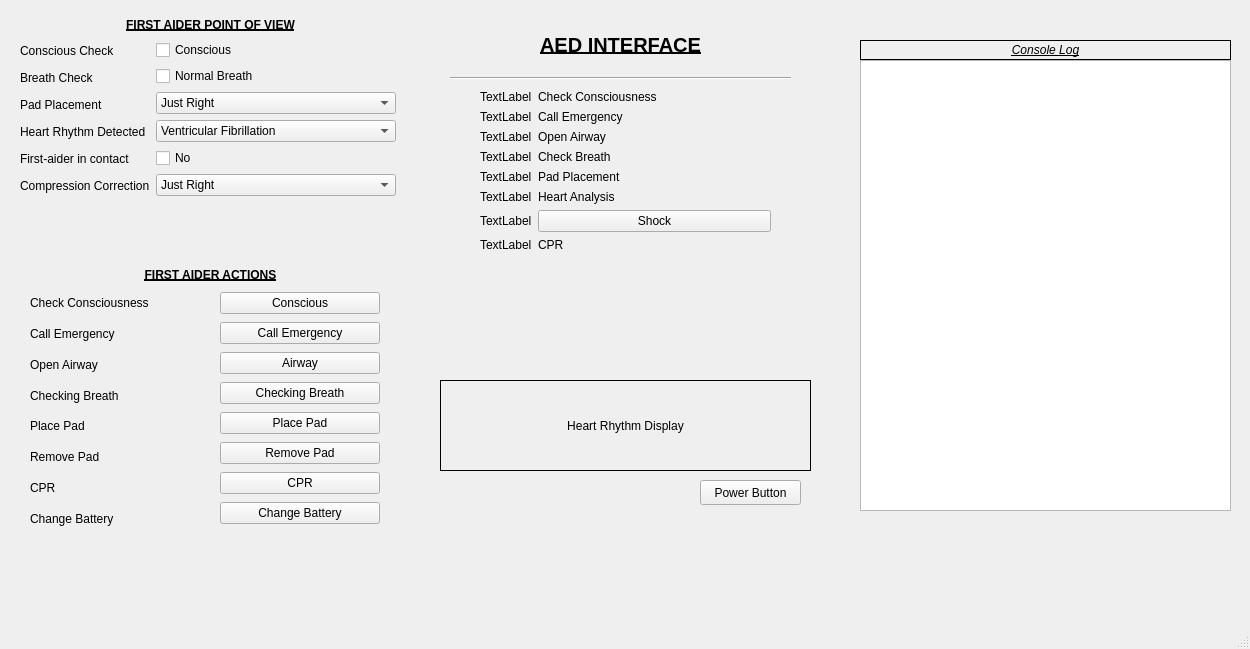
<?xml version="1.0" encoding="UTF-8"?>
<ui version="4.0">
 <class>MainWindow</class>
 <widget class="QMainWindow" name="MainWindow">
  <property name="geometry">
   <rect>
    <x>0</x>
    <y>0</y>
    <width>1250</width>
    <height>649</height>
   </rect>
  </property>
  <property name="windowTitle">
   <string>MainWindow</string>
  </property>
  <widget class="QWidget" name="centralwidget">
   <widget class="QWidget" name="formLayoutWidget">
    <property name="geometry">
     <rect>
      <x>480</x>
      <y>90</y>
      <width>291</width>
      <height>281</height>
     </rect>
    </property>
    <layout class="QFormLayout" name="formLayout">
     <item row="1" column="0">
      <widget class="QLabel" name="label_2">
       <property name="text">
        <string>TextLabel</string>
       </property>
      </widget>
     </item>
     <item row="1" column="1">
      <widget class="QLabel" name="consciousLabel">
       <property name="text">
        <string>Check Consciousness</string>
       </property>
      </widget>
     </item>
     <item row="2" column="0">
      <widget class="QLabel" name="label_3">
       <property name="text">
        <string>TextLabel</string>
       </property>
      </widget>
     </item>
     <item row="2" column="1">
      <widget class="QLabel" name="emergencyLabel">
       <property name="text">
        <string>Call Emergency</string>
       </property>
      </widget>
     </item>
     <item row="3" column="0">
      <widget class="QLabel" name="label_4">
       <property name="text">
        <string>TextLabel</string>
       </property>
      </widget>
     </item>
     <item row="3" column="1">
      <widget class="QLabel" name="airwayLabel">
       <property name="text">
        <string>Open Airway</string>
       </property>
      </widget>
     </item>
     <item row="4" column="0">
      <widget class="QLabel" name="label_5">
       <property name="text">
        <string>TextLabel</string>
       </property>
      </widget>
     </item>
     <item row="4" column="1">
      <widget class="QLabel" name="breathLabel">
       <property name="text">
        <string>Check Breath</string>
       </property>
      </widget>
     </item>
     <item row="5" column="0">
      <widget class="QLabel" name="label_6">
       <property name="text">
        <string>TextLabel</string>
       </property>
      </widget>
     </item>
     <item row="5" column="1">
      <widget class="QLabel" name="padLabel">
       <property name="text">
        <string>Pad Placement</string>
       </property>
      </widget>
     </item>
     <item row="6" column="0">
      <widget class="QLabel" name="label_19">
       <property name="text">
        <string>TextLabel</string>
       </property>
      </widget>
     </item>
     <item row="6" column="1">
      <widget class="QLabel" name="heartAnalysisLabel">
       <property name="text">
        <string>Heart Analysis</string>
       </property>
      </widget>
     </item>
     <item row="7" column="0">
      <widget class="QLabel" name="label_7">
       <property name="text">
        <string>TextLabel</string>
       </property>
      </widget>
     </item>
     <item row="7" column="1">
      <widget class="QPushButton" name="ShockButton">
       <property name="text">
        <string>Shock</string>
       </property>
      </widget>
     </item>
     <item row="8" column="0">
      <widget class="QLabel" name="label_9">
       <property name="text">
        <string>TextLabel</string>
       </property>
      </widget>
     </item>
     <item row="8" column="1">
      <widget class="QLabel" name="cprLabel">
       <property name="text">
        <string>CPR</string>
       </property>
      </widget>
     </item>
    </layout>
   </widget>
   <widget class="QWidget" name="formLayoutWidget_2">
    <property name="geometry">
     <rect>
      <x>20</x>
      <y>40</y>
      <width>376</width>
      <height>181</height>
     </rect>
    </property>
    <layout class="QFormLayout" name="formLayout_2">
     <item row="0" column="1">
      <layout class="QVBoxLayout" name="verticalLayout">
       <item>
        <widget class="QCheckBox" name="ConsCheck">
         <property name="text">
          <string>Conscious</string>
         </property>
        </widget>
       </item>
       <item>
        <widget class="QCheckBox" name="BreathCheck">
         <property name="text">
          <string>Normal Breath</string>
         </property>
        </widget>
       </item>
       <item>
        <widget class="QComboBox" name="PadBox">
         <item>
          <property name="text">
           <string>Just Right</string>
          </property>
         </item>
         <item>
          <property name="text">
           <string>Too Low</string>
          </property>
         </item>
         <item>
          <property name="text">
           <string>Too High</string>
          </property>
         </item>
        </widget>
       </item>
       <item>
        <widget class="QComboBox" name="HeartRhythm">
         <item>
          <property name="text">
           <string>Ventricular Fibrillation </string>
          </property>
         </item>
         <item>
          <property name="text">
           <string>Ventricular Tachycardia</string>
          </property>
         </item>
         <item>
          <property name="text">
           <string>Asystole (Flat-lined)</string>
          </property>
         </item>
         <item>
          <property name="text">
           <string>Pulseless Electrical Activity</string>
          </property>
         </item>
        </widget>
       </item>
       <item>
        <widget class="QCheckBox" name="ContactCheck">
         <property name="text">
          <string>No</string>
         </property>
        </widget>
       </item>
       <item>
        <widget class="QComboBox" name="CompressionCheck">
         <item>
          <property name="text">
           <string>Just Right</string>
          </property>
         </item>
         <item>
          <property name="text">
           <string>Too Slow</string>
          </property>
         </item>
         <item>
          <property name="text">
           <string>Too Fast</string>
          </property>
         </item>
        </widget>
       </item>
      </layout>
     </item>
     <item row="0" column="0">
      <layout class="QVBoxLayout" name="verticalLayout_4">
       <item>
        <widget class="QLabel" name="label_12">
         <property name="layoutDirection">
          <enum>Qt::LeftToRight</enum>
         </property>
         <property name="text">
          <string>Conscious Check</string>
         </property>
        </widget>
       </item>
       <item>
        <widget class="QLabel" name="label_11">
         <property name="text">
          <string>Breath Check</string>
         </property>
        </widget>
       </item>
       <item>
        <widget class="QLabel" name="label_13">
         <property name="text">
          <string>Pad Placement</string>
         </property>
        </widget>
       </item>
       <item>
        <widget class="QLabel" name="label_10">
         <property name="text">
          <string>Heart Rhythm Detected</string>
         </property>
        </widget>
       </item>
       <item>
        <widget class="QLabel" name="label_15">
         <property name="text">
          <string>First-aider in contact</string>
         </property>
        </widget>
       </item>
       <item>
        <widget class="QLabel" name="label_14">
         <property name="text">
          <string>Compression Correction</string>
         </property>
        </widget>
       </item>
      </layout>
     </item>
    </layout>
   </widget>
   <widget class="QLabel" name="label_17">
    <property name="geometry">
     <rect>
      <x>20</x>
      <y>10</y>
      <width>381</width>
      <height>29</height>
     </rect>
    </property>
    <property name="font">
     <font>
      <weight>75</weight>
      <bold>true</bold>
      <underline>true</underline>
     </font>
    </property>
    <property name="text">
     <string>FIRST AIDER POINT OF VIEW</string>
    </property>
    <property name="alignment">
     <set>Qt::AlignCenter</set>
    </property>
   </widget>
   <widget class="QLabel" name="label">
    <property name="geometry">
     <rect>
      <x>860</x>
      <y>40</y>
      <width>371</width>
      <height>20</height>
     </rect>
    </property>
    <property name="font">
     <font>
      <italic>true</italic>
      <underline>true</underline>
     </font>
    </property>
    <property name="frameShape">
     <enum>QFrame::Box</enum>
    </property>
    <property name="text">
     <string>Console Log</string>
    </property>
    <property name="alignment">
     <set>Qt::AlignCenter</set>
    </property>
   </widget>
   <widget class="QTextBrowser" name="ConsoleLogs">
    <property name="geometry">
     <rect>
      <x>860</x>
      <y>60</y>
      <width>371</width>
      <height>451</height>
     </rect>
    </property>
   </widget>
   <widget class="QLabel" name="Picture">
    <property name="geometry">
     <rect>
      <x>440</x>
      <y>380</y>
      <width>371</width>
      <height>91</height>
     </rect>
    </property>
    <property name="autoFillBackground">
     <bool>false</bool>
    </property>
    <property name="frameShape">
     <enum>QFrame::Box</enum>
    </property>
    <property name="text">
     <string>Heart Rhythm Display</string>
    </property>
    <property name="alignment">
     <set>Qt::AlignCenter</set>
    </property>
   </widget>
   <widget class="QLabel" name="label_20">
    <property name="geometry">
     <rect>
      <x>490</x>
      <y>30</y>
      <width>261</width>
      <height>29</height>
     </rect>
    </property>
    <property name="font">
     <font>
      <pointsize>15</pointsize>
      <weight>75</weight>
      <bold>true</bold>
      <underline>true</underline>
     </font>
    </property>
    <property name="text">
     <string>AED INTERFACE</string>
    </property>
    <property name="alignment">
     <set>Qt::AlignCenter</set>
    </property>
   </widget>
   <widget class="QLabel" name="batteryIcon">
    <property name="geometry">
     <rect>
      <x>720</x>
      <y>30</y>
      <width>81</width>
      <height>41</height>
     </rect>
    </property>
    <property name="frameShape">
     <enum>QFrame::NoFrame</enum>
    </property>
    <property name="text">
     <string/>
    </property>
   </widget>
   <widget class="QLabel" name="batteryLevel">
    <property name="geometry">
     <rect>
      <x>750</x>
      <y>40</y>
      <width>41</width>
      <height>17</height>
     </rect>
    </property>
    <property name="font">
     <font>
      <weight>75</weight>
      <bold>true</bold>
     </font>
    </property>
    <property name="frameShape">
     <enum>QFrame::NoFrame</enum>
    </property>
    <property name="text">
     <string/>
    </property>
    <property name="alignment">
     <set>Qt::AlignCenter</set>
    </property>
   </widget>
   <widget class="Line" name="line">
    <property name="geometry">
     <rect>
      <x>450</x>
      <y>70</y>
      <width>341</width>
      <height>16</height>
     </rect>
    </property>
    <property name="orientation">
     <enum>Qt::Horizontal</enum>
    </property>
   </widget>
   <widget class="QLabel" name="label_21">
    <property name="geometry">
     <rect>
      <x>20</x>
      <y>260</y>
      <width>381</width>
      <height>29</height>
     </rect>
    </property>
    <property name="font">
     <font>
      <weight>75</weight>
      <bold>true</bold>
      <underline>true</underline>
     </font>
    </property>
    <property name="text">
     <string>FIRST AIDER ACTIONS</string>
    </property>
    <property name="alignment">
     <set>Qt::AlignCenter</set>
    </property>
   </widget>
   <widget class="QWidget" name="verticalLayoutWidget">
    <property name="geometry">
     <rect>
      <x>30</x>
      <y>290</y>
      <width>171</width>
      <height>241</height>
     </rect>
    </property>
    <layout class="QVBoxLayout" name="verticalLayout_2">
     <item>
      <widget class="QLabel" name="label_22">
       <property name="text">
        <string>Check Consciousness</string>
       </property>
      </widget>
     </item>
     <item>
      <widget class="QLabel" name="label_23">
       <property name="text">
        <string>Call Emergency</string>
       </property>
      </widget>
     </item>
     <item>
      <widget class="QLabel" name="label_24">
       <property name="text">
        <string>Open Airway</string>
       </property>
      </widget>
     </item>
     <item>
      <widget class="QLabel" name="label_25">
       <property name="text">
        <string>Checking Breath</string>
       </property>
      </widget>
     </item>
     <item>
      <widget class="QLabel" name="label_26">
       <property name="text">
        <string>Place Pad</string>
       </property>
      </widget>
     </item>
     <item>
      <widget class="QLabel" name="label_27">
       <property name="text">
        <string>Remove Pad</string>
       </property>
      </widget>
     </item>
     <item>
      <widget class="QLabel" name="label_33">
       <property name="text">
        <string>CPR</string>
       </property>
      </widget>
     </item>
     <item>
      <widget class="QLabel" name="label_16">
       <property name="text">
        <string>Change Battery</string>
       </property>
      </widget>
     </item>
    </layout>
   </widget>
   <widget class="QWidget" name="verticalLayoutWidget_2">
    <property name="geometry">
     <rect>
      <x>220</x>
      <y>290</y>
      <width>160</width>
      <height>244</height>
     </rect>
    </property>
    <layout class="QVBoxLayout" name="verticalLayout_3">
     <item>
      <widget class="QPushButton" name="ConsButton">
       <property name="text">
        <string>Conscious</string>
       </property>
      </widget>
     </item>
     <item>
      <widget class="QPushButton" name="EmergencyButton">
       <property name="text">
        <string>Call Emergency</string>
       </property>
      </widget>
     </item>
     <item>
      <widget class="QPushButton" name="AirButton">
       <property name="text">
        <string>Airway</string>
       </property>
      </widget>
     </item>
     <item>
      <widget class="QPushButton" name="BreathButton">
       <property name="text">
        <string>Checking Breath</string>
       </property>
      </widget>
     </item>
     <item>
      <widget class="QPushButton" name="Place_Pad">
       <property name="text">
        <string>Place Pad</string>
       </property>
      </widget>
     </item>
     <item>
      <widget class="QPushButton" name="Remove_Pad">
       <property name="text">
        <string>Remove Pad</string>
       </property>
      </widget>
     </item>
     <item>
      <widget class="QPushButton" name="RBreathButton">
       <property name="text">
        <string>CPR</string>
       </property>
      </widget>
     </item>
     <item>
      <widget class="QPushButton" name="changeBattery">
       <property name="text">
        <string>Change Battery</string>
       </property>
      </widget>
     </item>
    </layout>
   </widget>
   <widget class="QLabel" name="label_8">
    <property name="geometry">
     <rect>
      <x>410</x>
      <y>10</y>
      <width>421</width>
      <height>511</height>
     </rect>
    </property>
    <property name="text">
     <string/>
    </property>
   </widget>
   <widget class="QPushButton" name="powerButton">
    <property name="geometry">
     <rect>
      <x>700</x>
      <y>480</y>
      <width>101</width>
      <height>25</height>
     </rect>
    </property>
    <property name="text">
     <string>Power Button</string>
    </property>
   </widget>
   <zorder>label_8</zorder>
   <zorder>formLayoutWidget</zorder>
   <zorder>formLayoutWidget_2</zorder>
   <zorder>label_17</zorder>
   <zorder>label</zorder>
   <zorder>ConsoleLogs</zorder>
   <zorder>Picture</zorder>
   <zorder>label_20</zorder>
   <zorder>batteryIcon</zorder>
   <zorder>batteryLevel</zorder>
   <zorder>line</zorder>
   <zorder>label_21</zorder>
   <zorder>verticalLayoutWidget</zorder>
   <zorder>verticalLayoutWidget_2</zorder>
   <zorder>powerButton</zorder>
  </widget>
  <widget class="QMenuBar" name="menubar">
   <property name="geometry">
    <rect>
     <x>0</x>
     <y>0</y>
     <width>1250</width>
     <height>22</height>
    </rect>
   </property>
  </widget>
  <widget class="QStatusBar" name="statusbar"/>
 </widget>
 <resources/>
 <connections/>
</ui>
